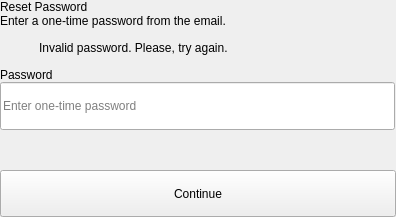
          <widget class="QWidget" name="reset_pass_pass_page">
           <layout class="QVBoxLayout" name="reset_pass_pass_layout">
            <property name="spacing">
             <number>0</number>
            </property>
            <property name="leftMargin">
             <number>0</number>
            </property>
            <property name="topMargin">
             <number>0</number>
            </property>
            <property name="rightMargin">
             <number>0</number>
            </property>
            <property name="bottomMargin">
             <number>0</number>
            </property>
            <item alignment="Qt::AlignHCenter|Qt::AlignVCenter">
             <widget class="QFrame" name="reset_pass_pass_frame">
              <layout class="QVBoxLayout" name="reset_pass_pass_layout_2">
               <property name="spacing">
                <number>0</number>
               </property>
               <property name="leftMargin">
                <number>0</number>
               </property>
               <property name="topMargin">
                <number>0</number>
               </property>
               <property name="rightMargin">
                <number>0</number>
               </property>
               <property name="bottomMargin">
                <number>0</number>
               </property>
               <item>
                <widget class="QLabel" name="reset_pass_pass_header">
                 <property name="text">
                  <string>Reset Password</string>
                 </property>
                 <property name="alignment">
                  <set>Qt::AlignJustify|Qt::AlignVCenter</set>
                 </property>
                </widget>
               </item>
               <item>
                <widget class="QLabel" name="reset_pass_pass_text">
                 <property name="text">
                  <string>Enter a one-time password from the email.</string>
                 </property>
                 <property name="alignment">
                  <set>Qt::AlignJustify|Qt::AlignVCenter</set>
                 </property>
                </widget>
               </item>
               <item>
                <widget class="QFrame" name="reset_pass_error_frame">
                 <property name="minimumSize">
                  <size>
                   <width>395</width>
                   <height>40</height>
                  </size>
                 </property>
                 <property name="maximumSize">
                  <size>
                   <width>395</width>
                   <height>40</height>
                  </size>
                 </property>
                 <layout class="QHBoxLayout" name="reset_pass_error_layout" stretch="0,1">
                  <property name="spacing">
                   <number>11</number>
                  </property>
                  <property name="leftMargin">
                   <number>11</number>
                  </property>
                  <property name="topMargin">
                   <number>0</number>
                  </property>
                  <property name="rightMargin">
                   <number>0</number>
                  </property>
                  <property name="bottomMargin">
                   <number>0</number>
                  </property>
                  <item>
                   <widget class="QLabel" name="reset_pass_error_icon">
                    <property name="minimumSize">
                     <size>
                      <width>17</width>
                      <height>17</height>
                     </size>
                    </property>
                    <property name="maximumSize">
                     <size>
                      <width>17</width>
                      <height>17</height>
                     </size>
                    </property>
                   </widget>
                  </item>
                  <item>
                   <widget class="QLabel" name="reset_pass_error_text">
                    <property name="text">
                     <string>Invalid password. Please, try again.</string>
                    </property>
                   </widget>
                  </item>
                 </layout>
                </widget>
               </item>
               <item>
                <widget class="QLabel" name="reset_pass_pass_label">
                 <property name="text">
                  <string>Password</string>
                 </property>
                 <property name="alignment">
                  <set>Qt::AlignJustify|Qt::AlignVCenter</set>
                 </property>
                </widget>
               </item>
               <item>
                <widget class="QLineEdit" name="reset_pass_pass_input">
                 <property name="minimumSize">
                  <size>
                   <width>395</width>
                   <height>48</height>
                  </size>
                 </property>
                 <property name="maximumSize">
                  <size>
                   <width>395</width>
                   <height>48</height>
                  </size>
                 </property>
                 <property name="echoMode">
                  <enum>QLineEdit::Password</enum>
                 </property>
                 <property name="placeholderText">
                  <string>Enter one-time password</string>
                 </property>
                </widget>
               </item>
               <item>
                <spacer name="verticalSpacer_15">
                 <property name="orientation">
                  <enum>Qt::Vertical</enum>
                 </property>
                 <property name="sizeType">
                  <enum>QSizePolicy::Fixed</enum>
                 </property>
                 <property name="sizeHint" stdset="0">
                  <size>
                   <width>20</width>
                   <height>40</height>
                  </size>
                 </property>
                </spacer>
               </item>
               <item>
                <widget class="QPushButton" name="reset_pass_pass_next_btn">
                 <property name="minimumSize">
                  <size>
                   <width>396</width>
                   <height>47</height>
                  </size>
                 </property>
                 <property name="maximumSize">
                  <size>
                   <width>396</width>
                   <height>47</height>
                  </size>
                 </property>
                 <property name="cursor">
                  <cursorShape>PointingHandCursor</cursorShape>
                 </property>
                 <property name="text">
                  <string>Continue</string>
                 </property>
                </widget>
               </item>
              </layout>
             </widget>
            </item>
           </layout>
          </widget>
